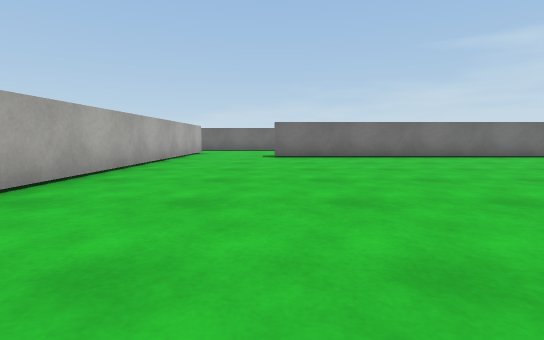
view 1 (above)

23 first-person views from a walk through a scene from a Unity 3-D project. The camera is 0.55 m above the floor, tilts 6° down and sees 85° across. The floor is counted in squares, 1 m on a side. Each view is taken from the middle of a square. On the plan, view 1 faces up. The plan holds only what a view shows up to about 9 squares ahead; the rest is blank. The place goes on beyond the plan. The player is left out. Surface patterns are stand-ins for the level's own textures.

view 2
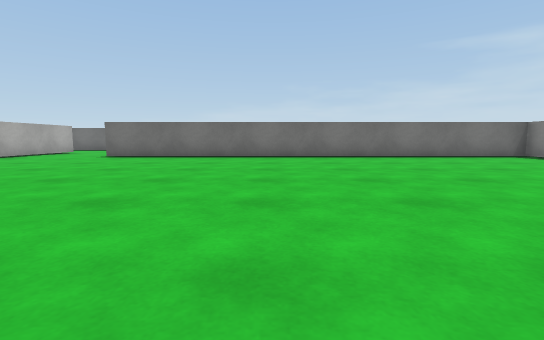

view 3
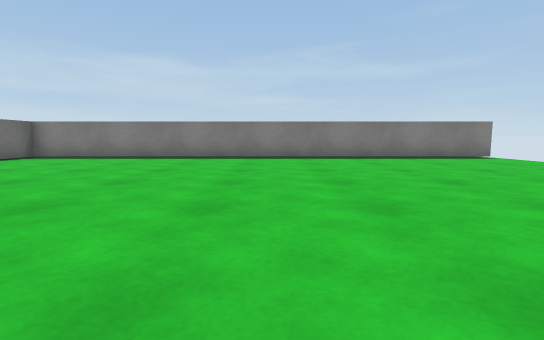

view 4
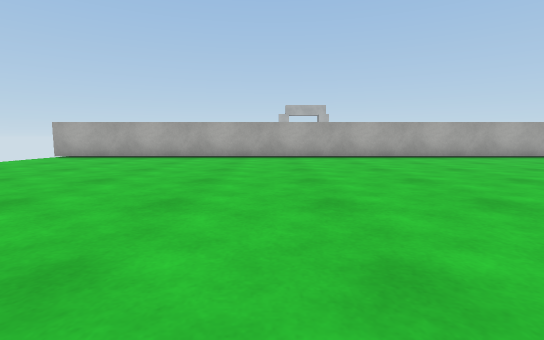

view 5
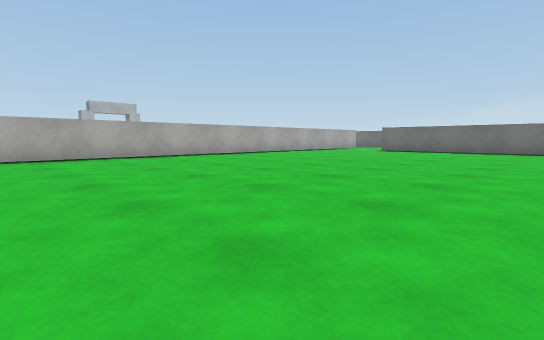

view 6
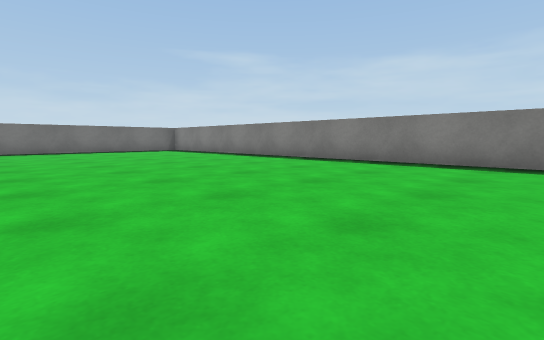

view 7
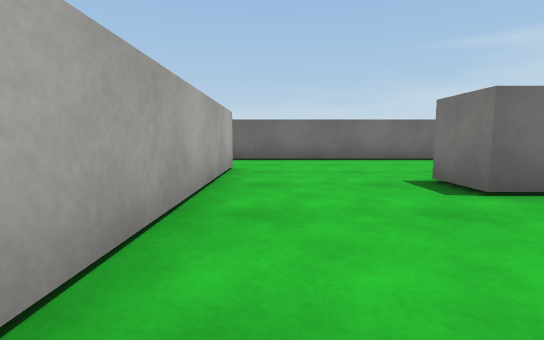

view 8
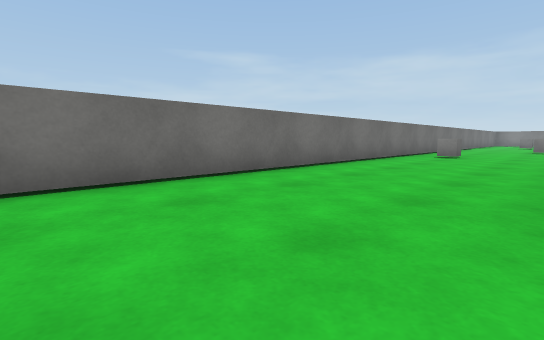

view 9
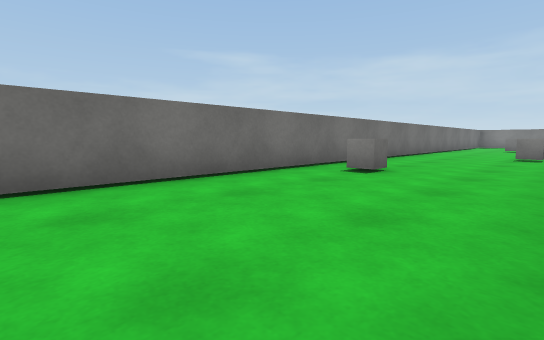

view 10
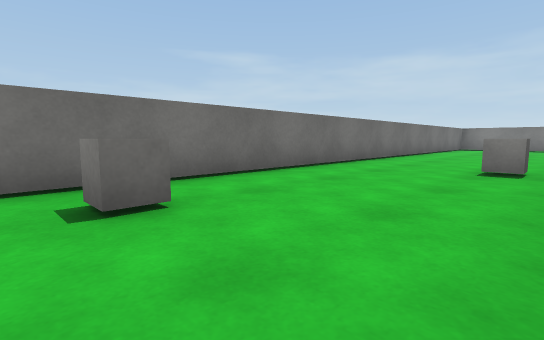

view 11
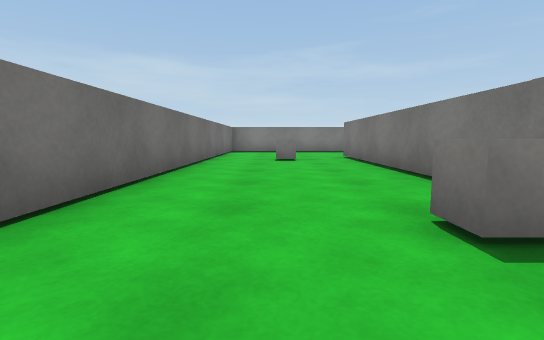

view 12
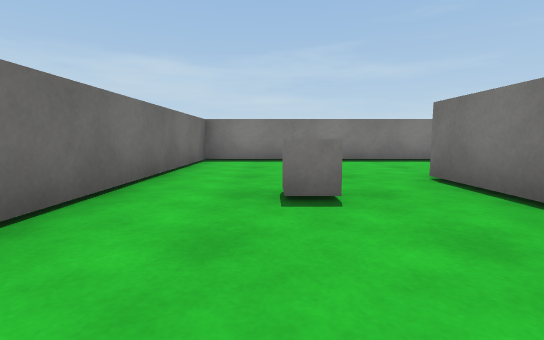

view 13
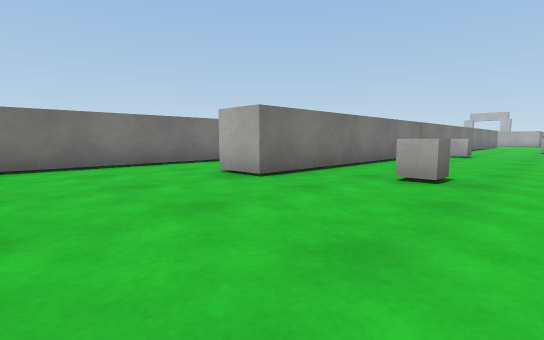

view 14
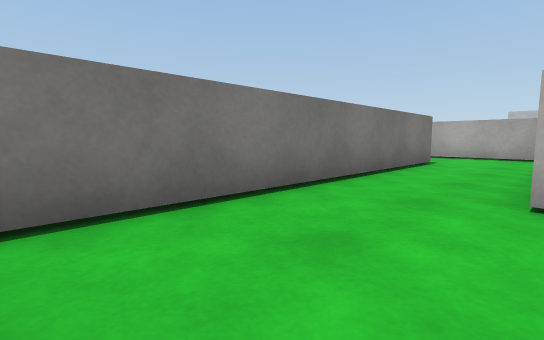

view 15
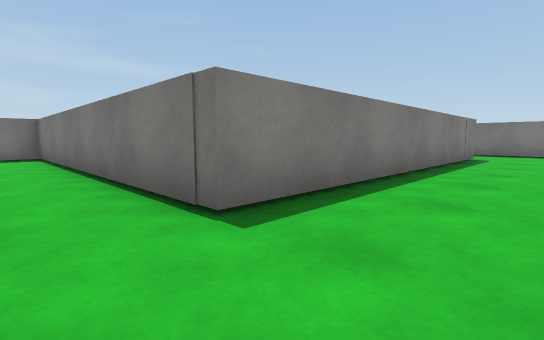

view 16
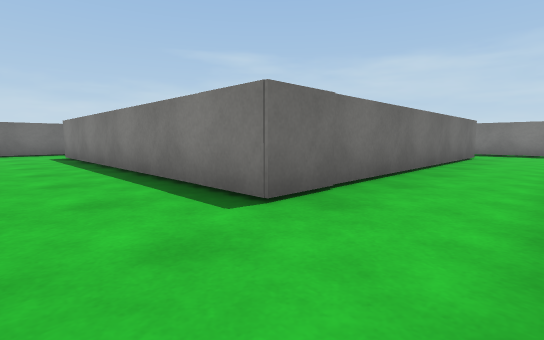

view 17
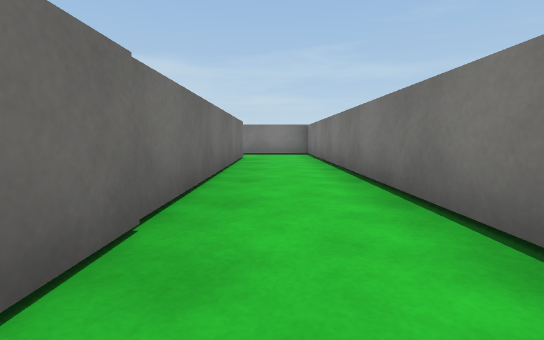

view 18
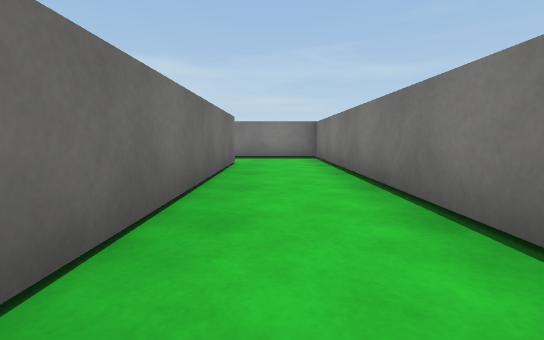

view 19
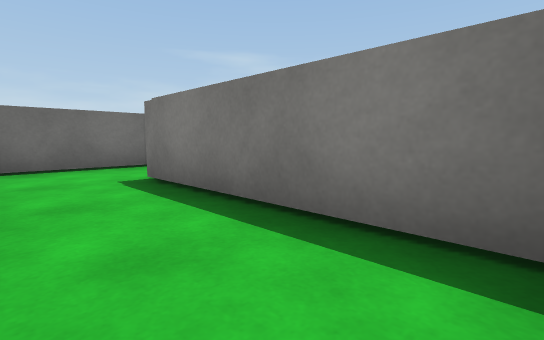

view 20
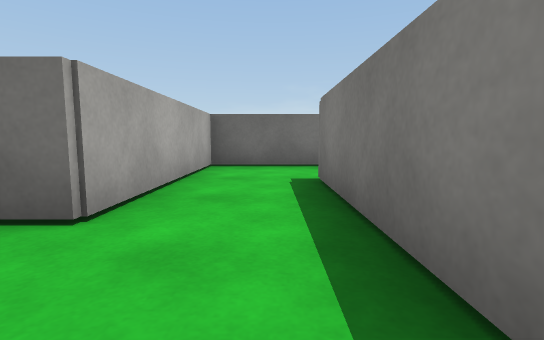

view 21
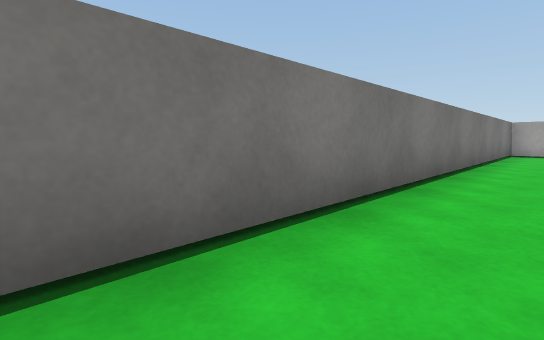

view 22
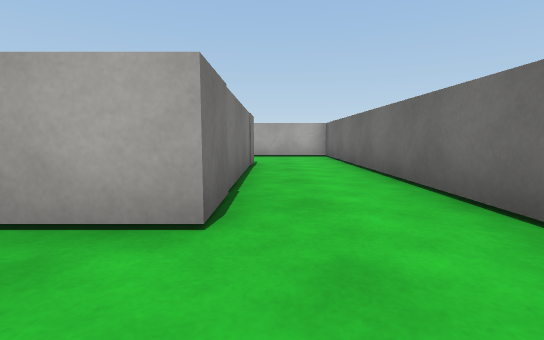

view 23
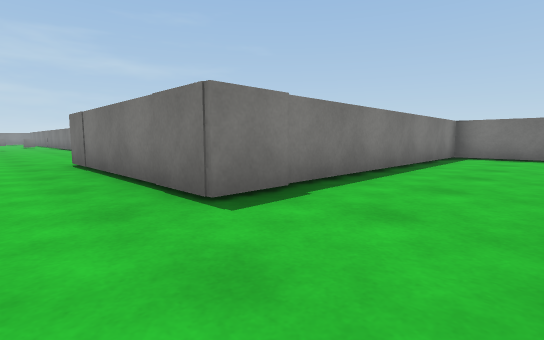

### Floor plan
Points are (right, up) in squares from view 1. A wall is a line through its corners. A room is listed if a view was taken in it or the views show most of it. See-through windows are left out.
Room 1 (views 1, 2, 3, 4, 5, 6, 7, 8, 9, 10, 11, 12, 13, 14, 15, 16, 17, 18, 19, 20, 21, 22, 23)
walls: (13.5, 8.5) (13.5, 6.1); (13.2, 9.8) (20.1, 9.8) (20.1, 8.8); (15.1, 8.8) (14.5, 8.8); (13.5, -2.5) (13.5, -3.3) (25.6, -3.3) (25.6, 1.1); (12.5, -4.4) (12.5, 8.8) (0.1, 8.8) (0.1, 9.9); (-9.6, 3.6) (-7.8, 3.6) (-7.8, 11.6) (-2.7, 11.6) (-2.7, -4.5); (26.5, 2.9) (23.8, 2.9) (23.8, -1.2) (15.7, -1.2) (15.7, 6.8) (23.5, 6.8) (23.5, 13.7) (-10, 13.7)
objects: cube (8, 12); cube (13, 11); cube (19, 12)

Where each view was taken, in squares from view 1:
view 1: 0 up, 0 right, facing up
view 2: 0 up, 5 right, facing up
view 3: 2 up, 4 right, facing right
view 4: 2 up, 6 right, facing left
view 5: 4 down, 6 right, facing up-left
view 6: 4 down, 6 right, facing up-right
view 7: 6 up, 2 left, facing up
view 8: 10 up, 2 left, facing up-right
view 9: 10 up, 3 right, facing up-right
view 10: 10 up, 7 right, facing up-right
view 11: 12 up, 11 right, facing right
view 12: 12 up, 16 right, facing right
view 13: 13 up, 23 right, facing down-left
view 14: 9 up, 23 right, facing down-left
view 15: 8 up, 14 right, facing down-right
view 16: 3 down, 14 right, facing up-right
view 17: 2 down, 15 right, facing right
view 18: 2 down, 17 right, facing right
view 19: 3 down, 24 right, facing up-right
view 20: 3 down, 25 right, facing up
view 21: 2 down, 25 right, facing down-left
view 22: 12 up, 1 left, facing left
view 23: 13 up, 10 left, facing down-right
